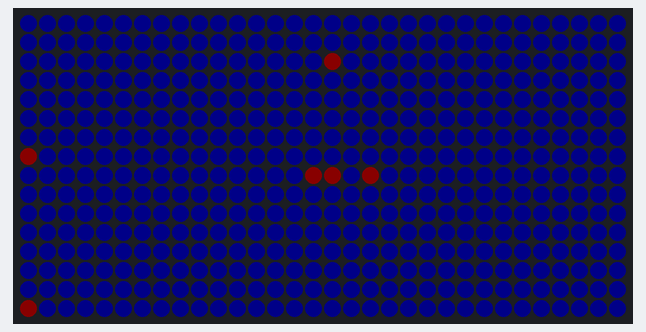
The program below on a simulated MicroPython board. On the bench: 32×16 RGB LED matrix (first LED top left, wired row by row, every second row reversed). Dim RGB values are drawn brighter than linear; library files of the repository ran but are not shown: neopixel_matrix.py; what the program prints to the serial console is not drawn. At 0.1 s the program stops and its outputs stay as they are.

Above: at 0.2 s.

The program:

matrix_test.py
```python
import machine
import neopixel
import time
from neopixel_matrix import xy_to_index
from sys import argv

MODE = "hardware"
# MODE = "simulation"
WIDTH = 32
HEIGHT = 16
SQUARE_SPLIT = True
NUM_LEDS = WIDTH * HEIGHT
GPIO_DIN = 2

if MODE == "hardware":
    zigzag = True
    flip_x = True
    # flip_x = False
    intensity = 10
else:
    zigzag = False
    flip_x = False
    # flip_x = True
    intensity = 255

np = neopixel.NeoPixel(machine.Pin(GPIO_DIN), NUM_LEDS)

np.fill((0, 0, 0))
np.write()

for i in range(NUM_LEDS):
    np[i] = (0, 0, intensity)
    # time.sleep(0.1)
    # np.write()
np.write()

red_dots = [
    (0, 0),
    (0, 1),
    (2, 1),
    (15, 15),
    (16, 5),
    (31, 15)
]

for dot in red_dots:
    index = xy_to_index(
            dot[0], dot[1],
            width=WIDTH,
            height=HEIGHT,
            zigzag=zigzag,
            flip_x=flip_x,
            square_split_x=SQUARE_SPLIT
        )

    print(f"index = {index}")

    np[index] = (intensity, 0, 0)

    np.write()
```
